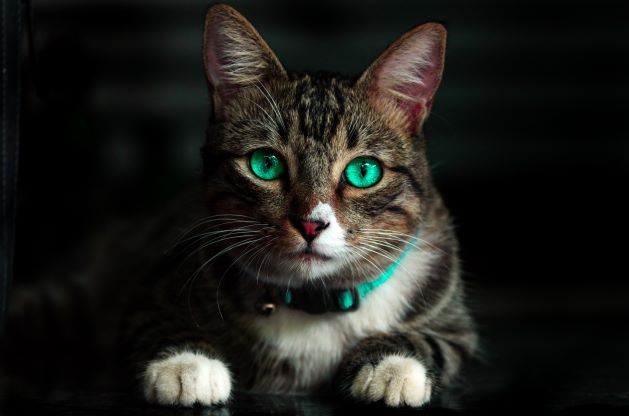
#> input picture opencv/photo/cat.jpg, 629 x 416 px
$ python basic.py
#> lines starting #> are read from the running program, lines starting #| are printed output that depends on the picture; after the words box and inside, x2 and y2 are one past the last pixel; in counts of white or black regions, pixels touching at a corner belong together
import cv2 as cv

img = cv.imread('photo/cat.jpg')
#> img is the input picture: shape (416, 629, 3); mean B, G, R 26.8, 30.8, 30.7
cv.imshow('Cat', img)

#Converting Image into grayscale
gray = cv.cvtColor(img, cv.COLOR_BGR2GRAY)
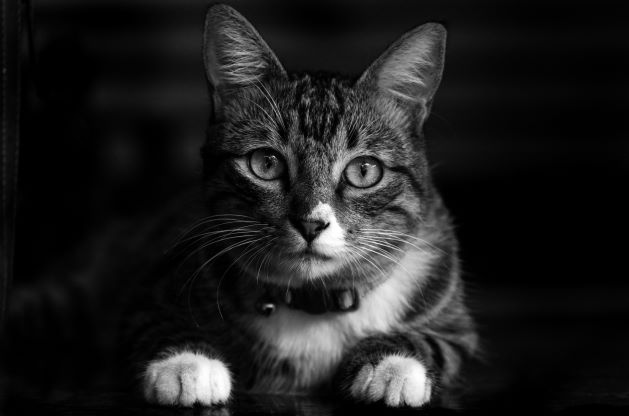
#> gray: shape (416, 629); min 0, max 255, mean 30.3
cv.imshow('Gray', gray)

#Blur
blur = cv.GaussianBlur(img, (3,3), cv.BORDER_DEFAULT)
cv.imshow('Blur', blur)

#Edge Cascade
canny = cv.Canny(blur, 125,175)
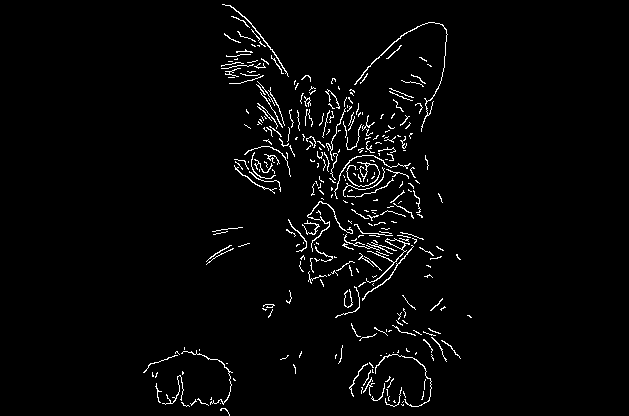
#> canny: shape (416, 629); 2.6% white in thin lines or dots, all inside (x1, y1, x2, y2) = (143, 4, 472, 416)
cv.imshow('Canny Edge', canny)

#Dilating the image
dilated = cv.dilate(canny, (3,3), iterations=1)
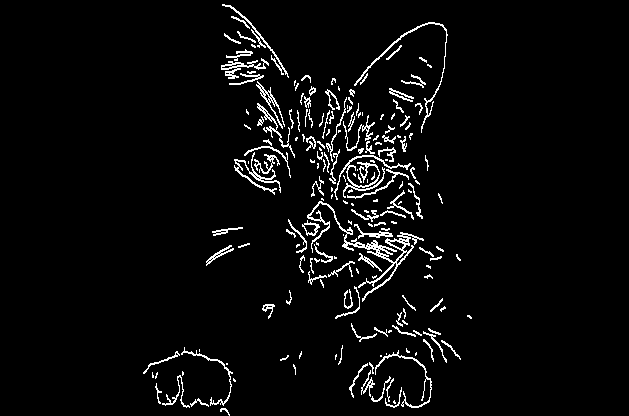
#> dilated: shape (416, 629); 4.1% white in thin lines or dots, all inside (x1, y1, x2, y2) = (143, 4, 472, 416)
cv.imshow('Dilated', dilated)

#Eroding the image
eroded = cv.erode(dilated, (3,3), iterations=1)
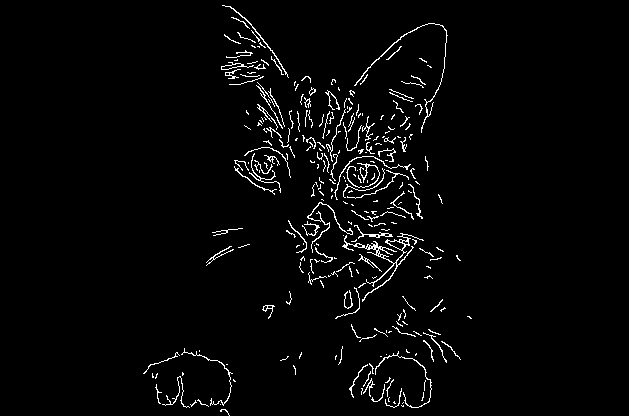
#> eroded: shape (416, 629); 2.7% white in thin lines or dots, all inside (x1, y1, x2, y2) = (143, 5, 472, 416)
cv.imshow('Eroded', eroded)

#Resize the image
resize = cv.resize(img, (500,500))
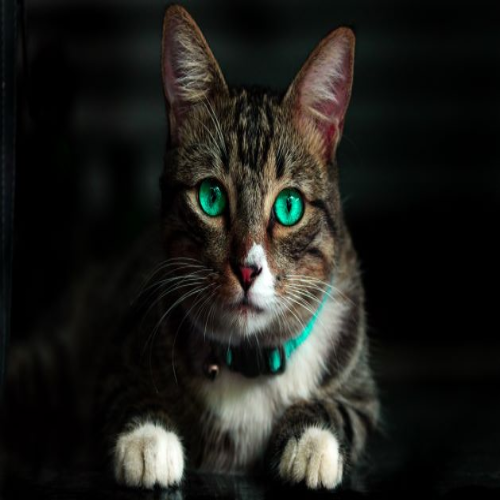
#> resize: shape (500, 500, 3); mean B, G, R 26.7, 30.7, 30.7
cv.imshow('Resized', resize)

#Cropping the image
cropped = img[50:200, 200:400]
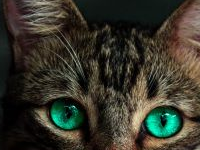
#> cropped: shape (150, 200, 3); mean B, G, R 42, 53.3, 54.9
cv.imshow('Cropped', cropped)

cv.waitKey(0)
